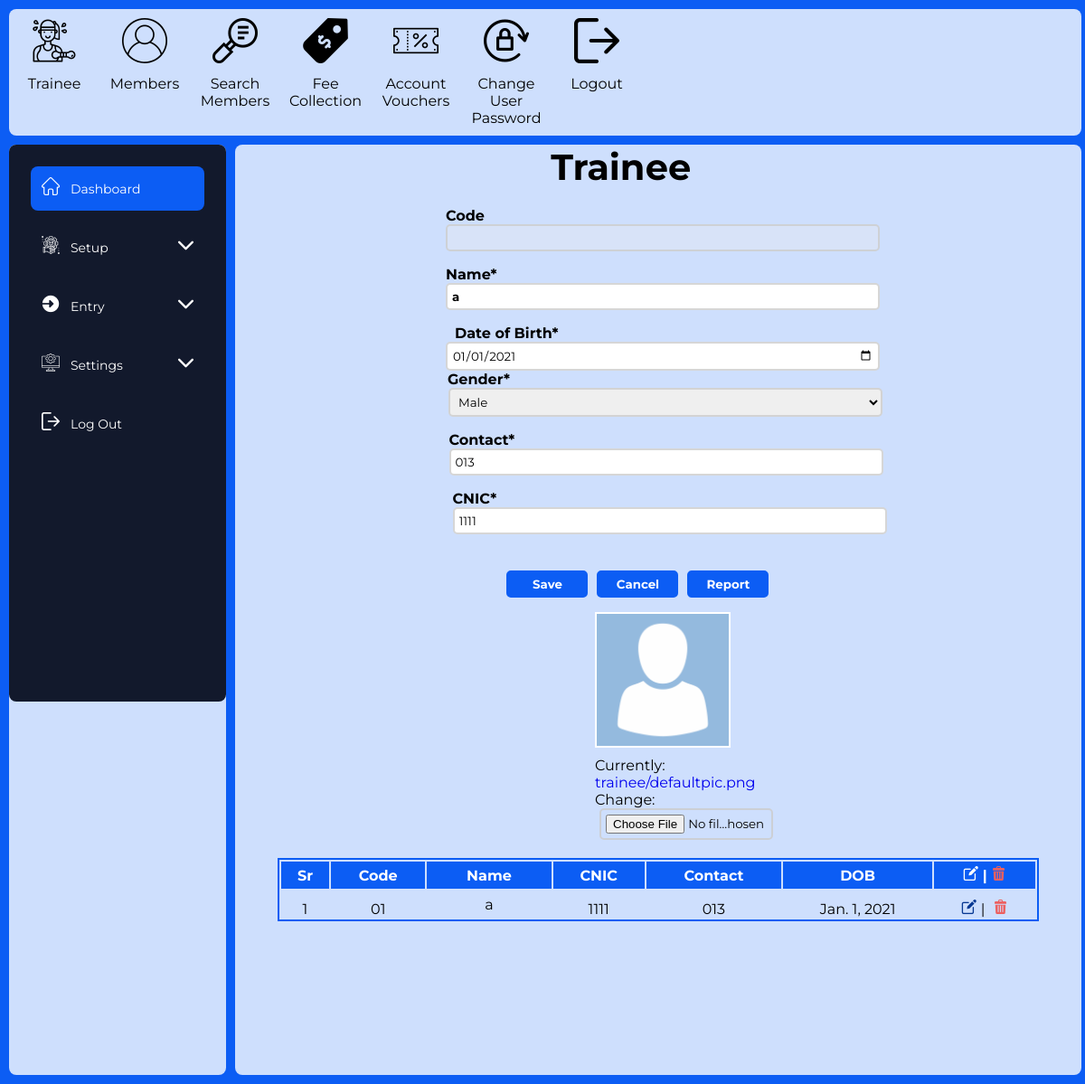
Screenshot of /traniee/140/ (signed in) with the database file from the repository.
### gymapp/models.py (models this page shows, shortened)
class Trainee(models.Model):
    CHOICES = (
        ('M', 'Male'),
        ('F', 'Female'),
    )
    code = models.CharField(max_length=100, default=0)
    name = models.CharField(max_length=100, blank=True)
    gender = models.CharField(max_length=100, blank=True, choices=CHOICES)
    cnic = models.CharField(max_length=100, blank=True, default=0)
    contact = models.CharField(max_length=100, blank=True, default=0)
    dob = models.DateField(blank=True, null=True,default='2021-01-01')
    image = models.ImageField(upload_to='trainee/',
                              default='trainee/defaultpic.png', blank=True, null=True)
    primaryno = models.AutoField(primary_key=True)

### gymapp/decorators.py (the view)
        def wrapper_func(request, *args, **kwargs):
            group = None
            if request.user.groups.exists():
                group = request.user.groups.all()[0].name
            if group in allowed_roles:
                print('group in allowed roles decorator')
                return view_func(request, *args, **kwargs)
            else:
                return HttpResponse('You are not authorized to view this page')

### gymapp/forms.py
class Trainee_f(ModelForm):
    class Meta:
        model = Trainee
        fields = ['name', 'gender', 'cnic','dob' ,'contact','image',]

### gymapp/views.py (called while the page is built)
@login_required(login_url='login')
@allowed_users(allowed_roles=['admin'])
def updatetrainee(request, pk):
    trainie = Trainee.objects.get(primaryno=pk)
    form = Trainee_f(instance=trainie)
    trainies = Trainee.objects.all()
    obj = 0
    if(trainie.image==" "):
        obj = None
    context = {'form': form, 'trainies': trainies, 'trainie': trainie,"check":obj}
    if 'save' in request.POST:
        form = Trainee_f(request.POST, request.FILES, instance=trainie)
        if form.is_valid():
            form.save()
            return redirect('/traniee/', context)
    if 'cancel' in request.POST:
        return redirect('/traniee/')
    return render(request, 'gymtime/trainee_edit.html', context)

### gymapp/templates/gymtime/trainee_edit.html (shortened to what this page needs)
{% extends 'gymtime/dashboard.html' %}{% load static %}{% block content %}
<div class="item3">
  <form action="" method="POST" enctype="multipart/form-data">
    <section class="trainee-inputs">
      <h1 class="trainee-main-heading">Trainee</h1>
      <div class="formating-edit-trainee">
        <div>
          <div class="trainee-first-line">
            <div class="trainee-first-line-input">
              <div class="remove-margin">
                <label class="trainee-first-line-input-text-first"><span>Code</span><input type="text" disabled class="
                      trainee-first-line-input-text
                      trainee-first-line-input-text-first
                    " /></label>
                <label><span>Name*</span>
                  <div class="
                      trainee-first-line-input-text
                      trainee-first-line-input-text-second
                    ">
                    {{form.name}}
                  </div>
                </label>
                <label class="trainee-first-line-input-text-third-edit"><span>Date of Birth*</span>
                  <div name="dob" class="
                      trainee-first-line-input-text
                      trainee-first-line-input-text-third
                    ">
                    {{form.dob}}
                  </div>
                </label>
              </div>
            </div>
          </div>
          <div class="trainee-second-line">
            <div class="trainee-second-line">
              <label class="trainee-second-line-text"><span>Gender*</span>{{form.gender}}</label>
              <label class="trainee-second-line-text-label-caontact"><span>Contact*</span>
                <div class="trainee-second-line-text">
                  {{form.contact}}
                </div>
              </label>
              <label class="trainee-second-line-text-label-cnic"><span>CNIC*</span>
                <div class="trainee-second-line-text">{{form.cnic}}</div>
              </label>
            </div>
          </div>
          <section class="trainee">
            <div class="trainee-buttons">
              <button class="trainee-buttons-button trainee-buttons-button-save" id="trainee-buttons-button-save"
                type="submit" name="save">
                Save
              </button>
              <button class="trainee-buttons-button trainee-buttons-button-cancel" type="reset" name="cancel">
                Cancel
              </button>
              <button class="trainee-buttons-button trainee-buttons-button-report">
                Report
              </button>
            </div>
          </section>
        </div>
        <div class="trainee-img">
          {% if trainie.image.url is not empty %}
          <img src="{{trainie.image.url}}" alt="" class="trainee-img-input trainee-img-input-box" id="blah"/>
          {% endif %}
          <div class="trainee-img-content">{{form.image}}</div>
        </div>
      </div>
    </section>
  </form>
  <section class="trainee-table" id="trainee-table">
    <table>
      <thead>
        <tr>
          <th>Sr</th>
          <th>Code</th>
          <th class="trainee-table-name">Name</th>
          <th>CNIC</th>
          <th>Contact</th>
          <th>DOB</th>
          <th>
            <i class="flaticon-edit"></i><span>|</span><i class="flaticon-trash trash"></i>
          </th>
        </tr>
      </thead>
      <tbody>
        {% for traine in trainies%}
        <tr>
          <td>{{forloop.counter}}</td>
          <td>{{traine.code}}</td>
          <td class="trainee-table-name">{{traine.name}}</td>
          <td>{{traine.cnic}}</td>
          <td>{{traine.contact}}</td>
          <td>{{traine.dob}}</td>
          <td>
            <a href="{% url 'updatetrainee' traine.primaryno %}" class="trainee-table-icon trainee-table-edit"><i
                class="flaticon-edit edit"></i></a><span>|</span>
            <a href="{% url 'deletetrainee' traine.primaryno %}" class="trainee-table-icon trainee-table-delete"><i
                class="flaticon-trash trash"></i></a>
          </td>
        </tr>
        {% endfor %}
      </tbody>
    </table>
  </section>
</div>
{% endblock %}

### static/css/main.css (style rules this page uses)
* { margin: 0; padding: 0; box-sizing: border-box; font-family: "Montserrat", sans-serif; }
#id_name { font-weight: bold; }
#blah { margin-left: 30px; }
.formating-edit-trainee { display: flex; }
.remove-margin { display: flex; }
.trainee-first-line-input-text-first input { width: 300px; }
.trainee-first-line-input-text-second input { width: 300px; }
.trainee-first-line-input-text-third input { margin-left: 5px; width: 300px; }
.trainee-first-line-input-text-third-edit span { margin-left: 15px; }
.trainee-img-content { margin-top: 10px; }
.trainee-img-content a { width: 30px; }
#id_image { width: 200px; }
.trash { color: #ec6060; }
body { background-color: #0c5df4; }
.item3 { grid-area: main; border-radius: 8px; position: relative; width: 78vw; z-index: 5; }
.grid-container>div[class="item3"] { background-color: rgba(255, 255, 255, 0.8); }
a { text-decoration: none; }
form { margin-left: 10px; }
label { display: flex; flex-direction: column; }
label span { margin-left: 5px; font-weight: bold; }
input { padding: 5px; margin: 0 5px; border-radius: 5px; border: 2px solid rgba(204, 204, 204, 0.8); outline: none; }
button { cursor: pointer; }
table { margin-left: auto; margin-right: auto; border: 2px solid #0c5df4; width: 90%; }
table th { padding: 5px; background-color: #0c5df4; color: #fff; }
table tr { text-align: center; }
table tr td { padding-top: 10px; white-space: nowrap; text-overflow: ellipsis; }
table tr span { padding: 0 5px; }
.trainee-main-heading { text-align: center; transform: translateX(-5%); font-size: 40px; }
.trainee-img { display: flex; flex-direction: column; width: 150px; }
.trainee-img-input-box { width: 150px; height: 150px; border: 2px solid rgba(255, 255, 255, 0.8); background-color: #fff; outline: none; margin-left: 25%; }
.trainee-first-line-input { display: flex; margin-top: 20px; }
.trainee-second-line { display: flex; }
.trainee-second-line-text { width: 295px; margin-left: 8px; }
.trainee-second-line-text #id_gender { margin-left: -2px; width: 300px; padding: 5px; border-radius: 5px; border: 2px solid rgba(204, 204, 204, 0.8); outline: none; }
.trainee-second-line-text input { width: 300px; margin-left: 8px; }
.trainee-second-line-text span { margin-left: -3px; }
.trainee-second-line-text #id_contact { margin-left: 4px; }
.trainee-second-line-text-label-caontact span { margin-left: 12px; }
.trainee-second-line-text #id_cnic { margin-left: 12px; }
.trainee-second-line-text-label-cnic span { margin-left: 20px; }
.trainee { width: 99%; margin-top: 40px; }
.trainee-buttons { display: flex; justify-content: center; transform: translateX(-5%); }
.trainee-buttons-button { width: 90px; padding: 5px 0; border: 2px solid #0c5df4; border-radius: 5px; outline: none; background-color: #0c5df4; margin: 0px 5px; color: #fff; font-weight: bold; }
.trainee-table { margin-top: 20px; height: 30vh; overflow-y: scroll; }
#trainee-table { height: 30vh; }
.trainee-table-name { max-width: 20vw; padding: 0 10px; }
.trainee-table-icon i { text-decoration: none; }
.trainee-table-icon .edit { color: #073893; }

### rows the page displays
Trainee: name "a", dob "01/01/2021", gender "Male", contact "013", cnic "1111", image (placeholder picture), code "01", dob "Jan. 1, 2021"
